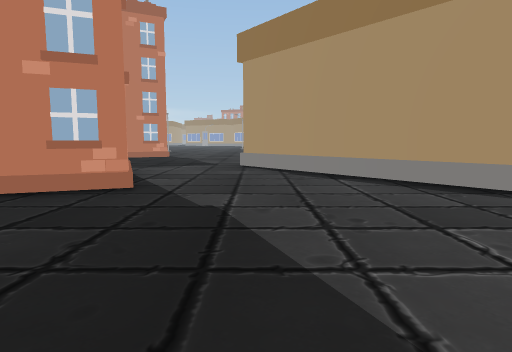
view 1 (above)

24 first-person views from a walk through a Unity game level. The camera is 1.2 m above the floor, tilts 6° down and sees 75° across. The floor is counted in squares, 2 m on a side. Each view is taken from the middle of a square. On the plan, view 1 faces up. The plan holds only what a view shows up to about 10 squares ahead; the rest is blank. The place goes on beyond the plan. The player is left out. Some animated figures are not drawn.

view 2
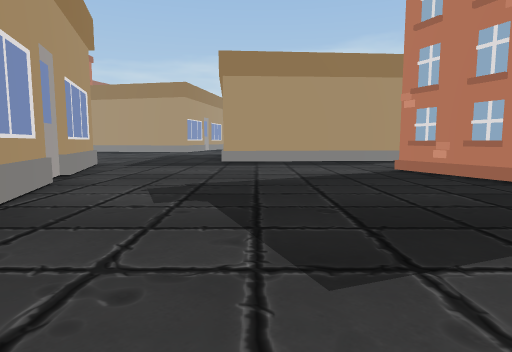

view 3
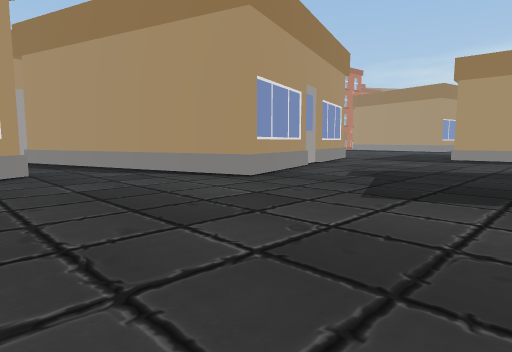

view 4
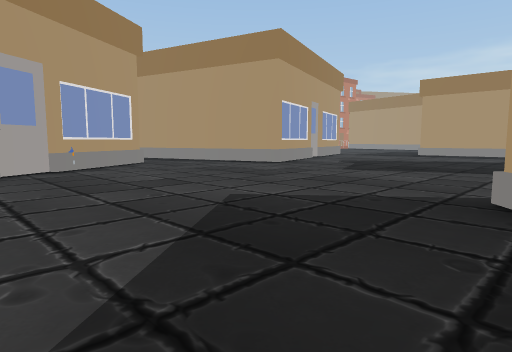

view 5
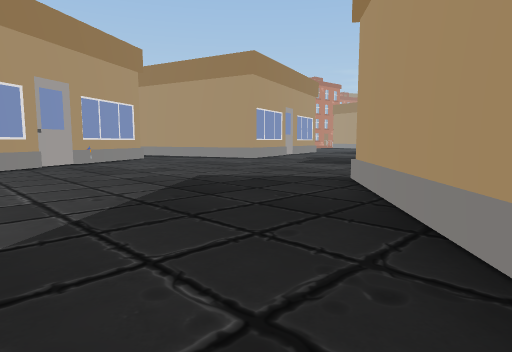

view 6
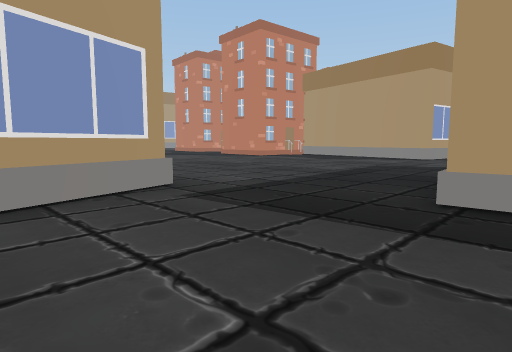

view 7
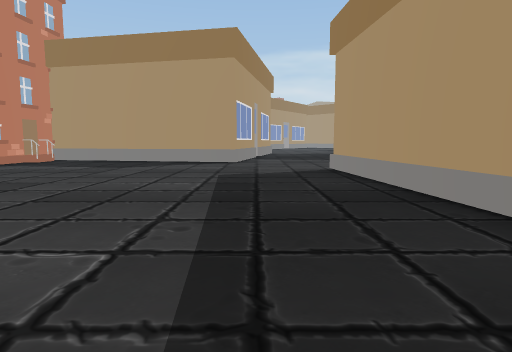

view 8
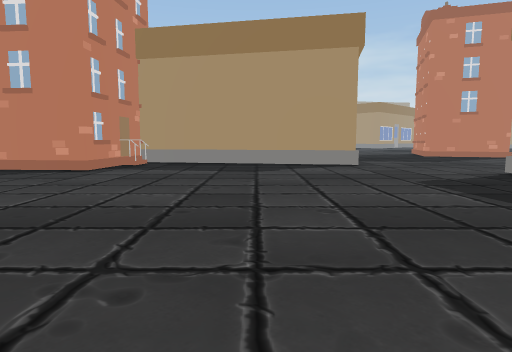

view 9
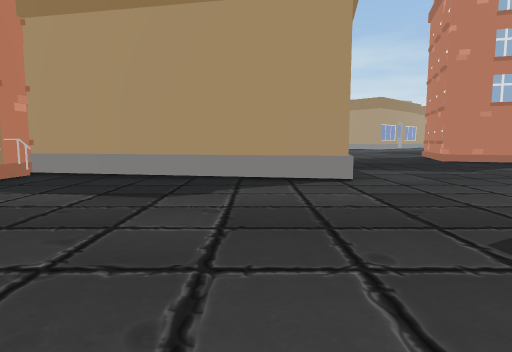

view 10
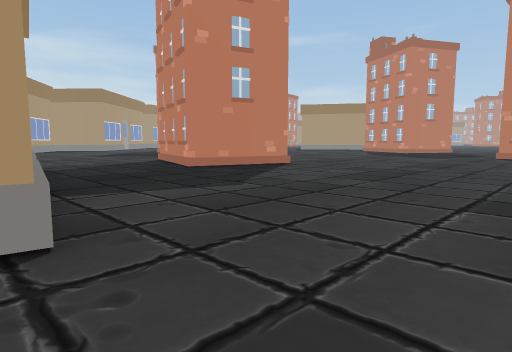

view 11
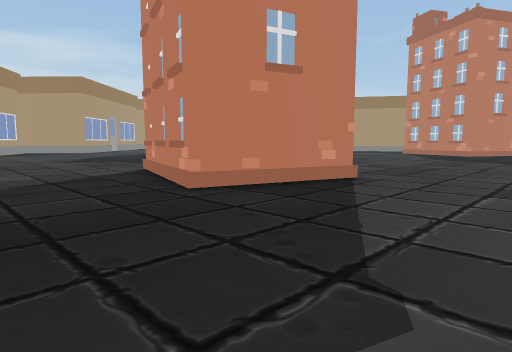

view 12
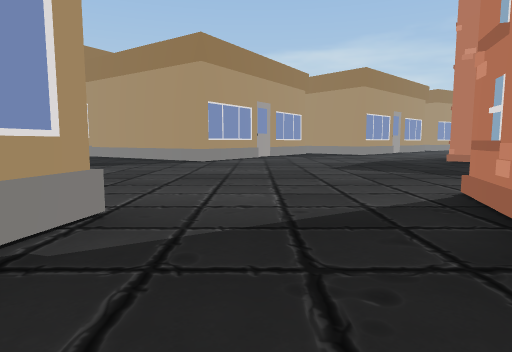

view 13
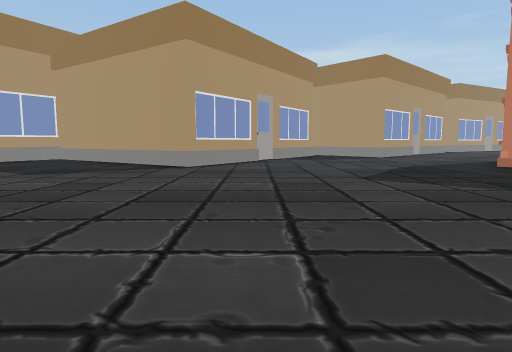

view 14
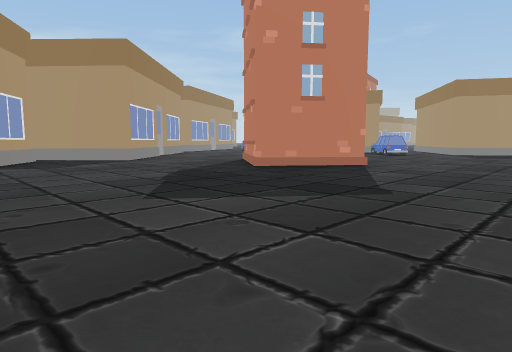

view 15
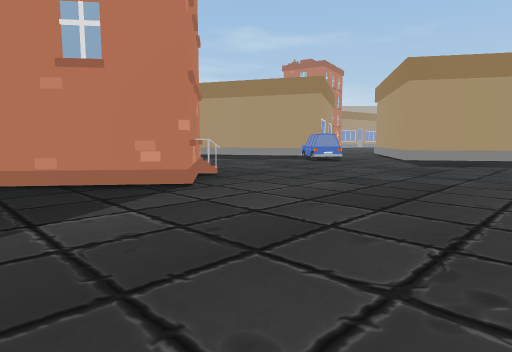

view 16
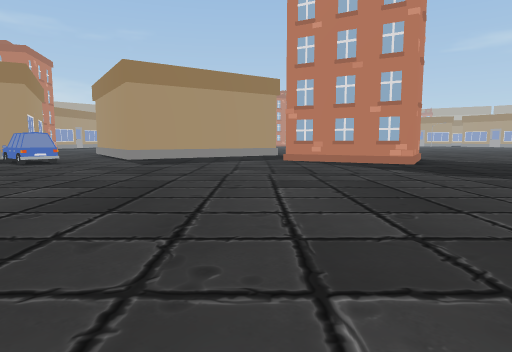

view 17
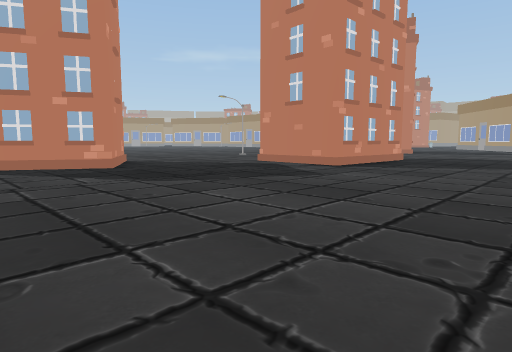

view 18
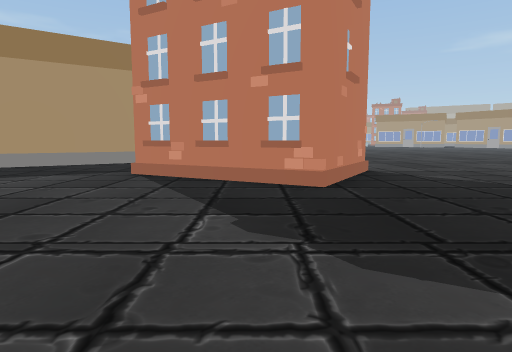

view 19
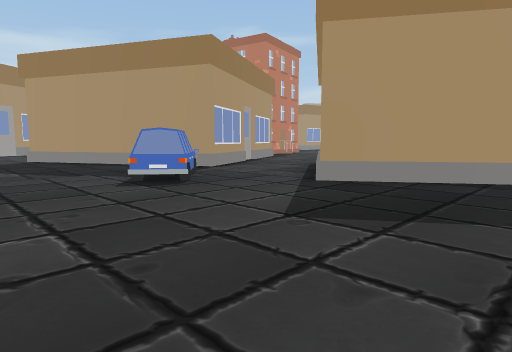

view 20
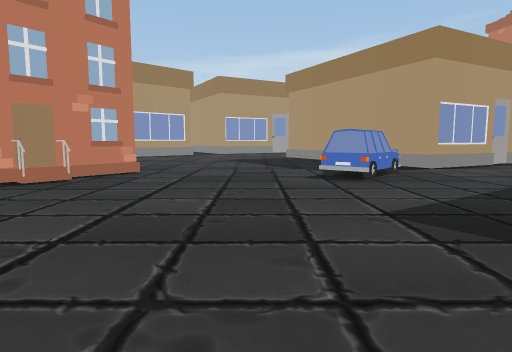

view 21
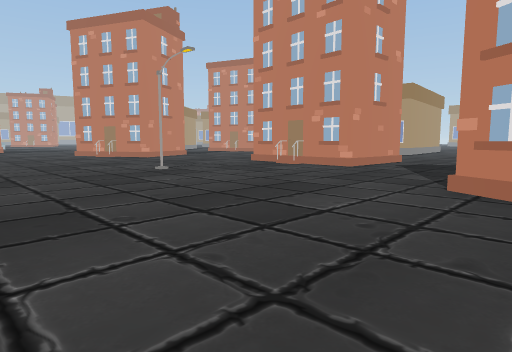

view 22
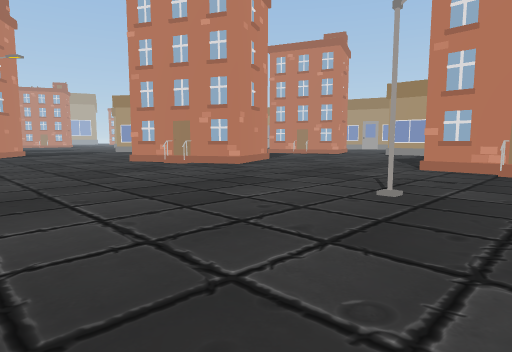

view 23
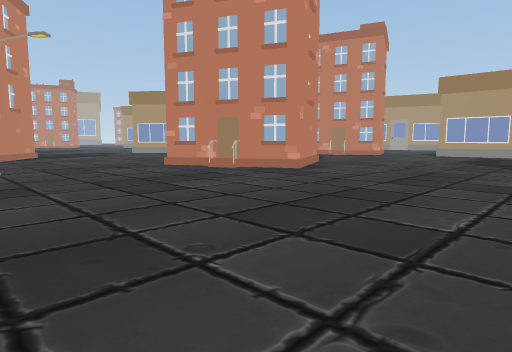

view 24
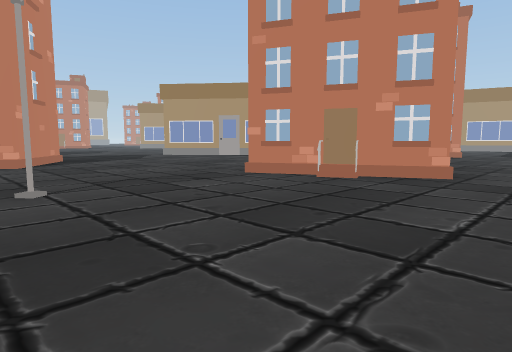

### Floor plan
Key: @ floor where view 1 was taken; # wall or solid block; . floor; O other object.
Columns run from 33 left of view 1 to 8 right of it. Each row starts with its distance up from view 1.
 19               ...............    O
 18  #            ..............O....O
 17  #..     ##   ....................#
 16   O..  ###.  O.....................O
 15  ##...##...    ......#.............
 14 ##..O.O....O####...........O##....
 13 ...OOO......O##...........### ...
 12 ....O.........O...OOOO....##  O.
 11 ..................#   .....#
 10 ..................##  .....   ...
  9 ..................O###.....   ...
  8 ... #O...................     ...O
  7     ##O.................      ....#
  6   .####...............         ...##  ##..
  5   ..O#..............    OO      ...####...
  4 O..........OO ......O    #.  ##O....##....
  3 O..........   O.....     #..OO............
  2 ...........   #.....     #................
  1 ...........####.....     #...............
  0 #O..................     #.......@.......
 -1   #.................######...............
 -2   ##O.......O....................#......O
 -3    ##...... ### O............O####....O#
 -4    #......       #.........O###  #...OO
 -5   ##....         #.........      ##.#
 -6   #....          #.........       #.
 -7  O...            #........        #.
 -8   #O             #.......         ##
 -9                  #O.....

Positions as (right, up) in squares from view 1, and headings:
1: (0, 0), facing up
2: (2, 0), facing left
3: (4, 2), facing down-left
4: (7, 4), facing down-left
5: (8, 6), facing down-left
6: (-4, 0), facing down-left
7: (-6, -3), facing left
8: (-7, -6), facing left
9: (-10, -5), facing left
10: (-13, -4), facing up-left
11: (-16, -2), facing up-left
12: (-19, -1), facing left
13: (-21, -1), facing left
14: (-23, -1), facing up-left
15: (-23, 4), facing up-left
16: (-23, 4), facing up
17: (-22, 5), facing up-right
18: (-20, 8), facing up
19: (-24, 10), facing up-left
20: (-23, 11), facing left
21: (-19, 19), facing down-right
22: (-14, 19), facing down-right
23: (-12, 19), facing down-right
24: (-9, 19), facing down-right
